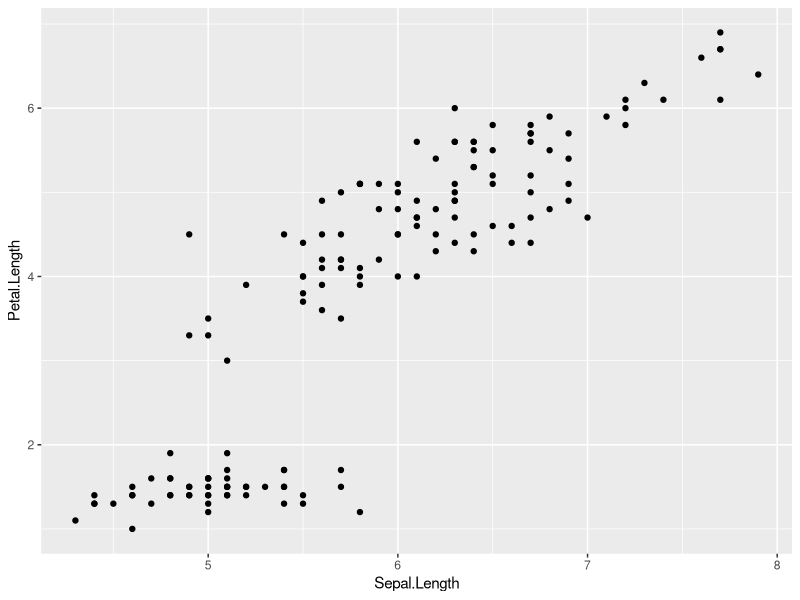
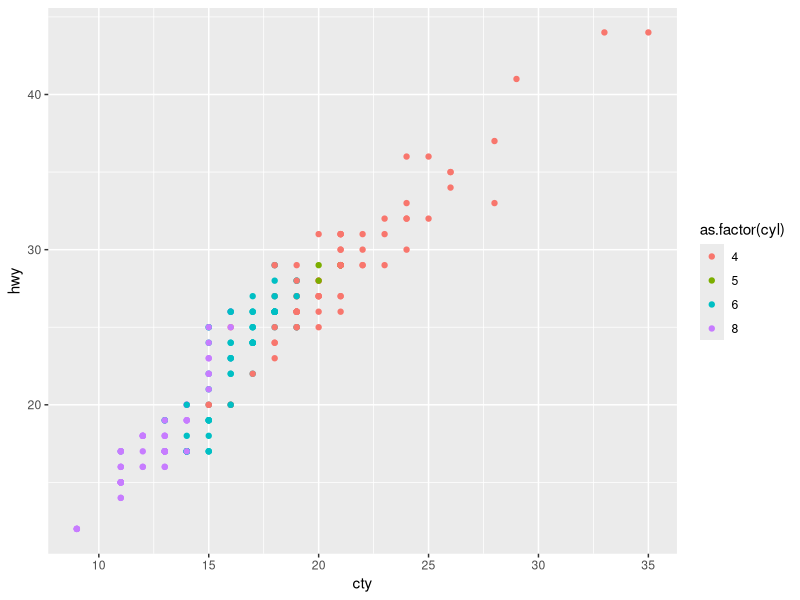

These figures' R source, in order:
## ---- chunk 1
library(tidyverse)
## ---- chunk 2
x = c(89, 79, 70, 86, 85, 30, 86, 88, 89)

x_mean = mean(x)
## ---- chunk 3
print('Hello world')
## ---- chunk 4
2+2*5*222
## ---- chunk 5
print('Tiamisu')
## ---- chunk 6
x <- 1:10
y <- 2:11
sum = x+y
print(sum)

## ---- chunk 7
z <- 2+2
z-4 
z
## ---- chunk 8
library(tidyverse)

ggplot(data = iris, 
       mapping = aes(x = Sepal.Length, 
                     y = Petal.Length)) + 
  geom_point()
## ---- chunk 9
ggplot(data = mpg, 
       mapping = aes(x = cty, 
                     y = hwy, 
                     color = as.factor(cyl))) + 
  geom_point()
